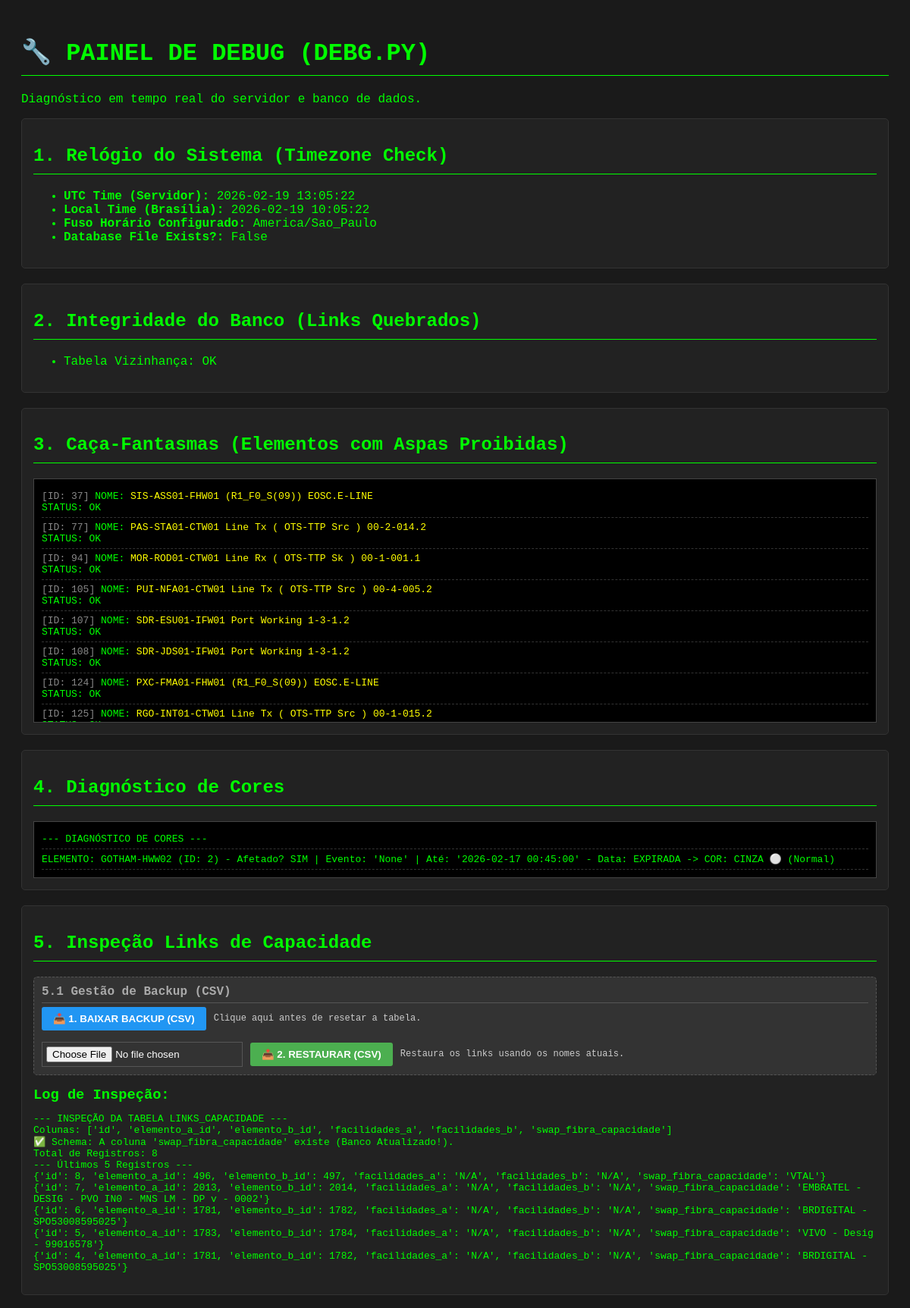
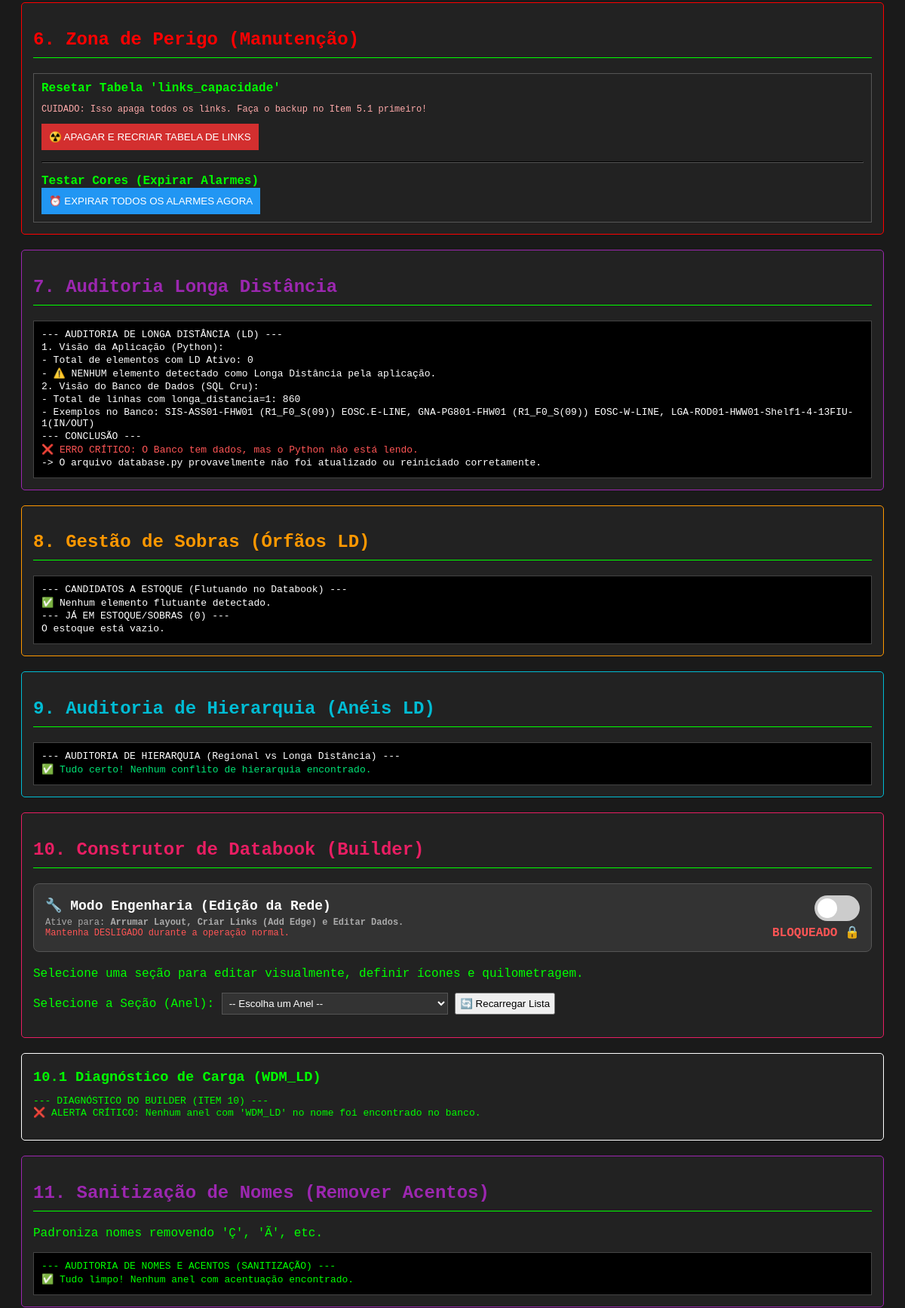
The page /debug_panel (upper part) on the database its author committed (2 pictures, top to bottom).
### tables this page shows
CREATE TABLE elementos (
            id INTEGER PRIMARY KEY AUTOINCREMENT,
            nome_elemento TEXT NOT NULL UNIQUE,
            nome_elemento_curto TEXT, -- NOVO: Versão truncada do nome
            gerencia_id INTEGER NOT NULL,
            detentor_site_id INTEGER,
            longa_distancia INTEGER DEFAULT 0, -- 0 para Não, 1 para Sim
            estado_atual_id INTEGER, esta_afetado INTEGER DEFAULT 0, afetado_ate DATETIME, site_id TEXT, sigla_cidade TEXT, cidade TEXT, uf TEXT, endereco TEXT, tipo_icone TEXT DEFAULT 'roadm', is_passive INTEGER DEFAULT 0, -- Estado atual do elemento
            FOREIGN KEY (gerencia_id) REFERENCES gerencias(id),
            FOREIGN KEY (detentor_site_id) REFERENCES detentores_site(id),
            FOREIGN KEY (estado_atual_id) REFERENCES estados_enlace(id)
        );

### app.py (the view)
@app.route('/debug_panel')
def debug_panel():
    time_info = debg.get_server_info()
    integrity_check = debg.check_broken_links()
    caracteres_proibidos = ["'", ",", ".", ":", "/"]
    suspeitos = []
    for char in caracteres_proibidos:
        resultado_busca = debg.inspect_element_raw(char)
        suspeitos.extend(resultado_busca)
    try:
        color_diagnosis = debg.diagnose_diagram_colors()
    except Exception as e:
        color_diagnosis = [f"Erro ao gerar diagnóstico: {str(e)}"]
    if color_diagnosis is None:
        color_diagnosis = ["A função retornou vazio (None). Verifique o debg.py."]
    try:
        link_inspection = debg.inspect_link_capacidade_table()
    except AttributeError:
        link_inspection = ["Erro: Função inspect_link_capacidade_table não encontrada no debg.py"]
    except Exception as e:
        link_inspection = [f"Erro ao inspecionar links: {str(e)}"]
    try:
        ld_audit = debg.audit_longa_distancia()
    except Exception as e:
        ld_audit = [f"Erro ao auditar LD: {str(e)}"]
    try:
        stock_audit = debg.audit_stock_orphans()
    except Exception as e:
        stock_audit = [f"Erro auditoria estoque: {e}"]
    try:
        hierarchy_audit = debg.audit_hierarchy()
    except Exception as e:
        hierarchy_audit = [f"Erro auditoria hierarquia: {e}"]
    try:
        loader_diag = debg.diagnose_item_10_loader()
    except:
        loader_diag = ["Erro no diagnóstico 10.1"]
    try:
        accent_audit = debg.audit_accents()
    except:
        accent_audit = ["Erro na auditoria de acentos"]
    try:
        routers_list = database.get_all_routers_debug()
    except Exception as e:
        print(f"Erro ao buscar routers debug: {e}")
        routers_list = [] # Evita quebrar a página se der erro no banco
    return render_template('debug_panel.html',
                           time_info=time_info,
                           integrity_check=integrity_check,
                           suspeitos=suspeitos,
                           color_diagnosis=color_diagnosis,
                           link_inspection=link_inspection,
                           ld_audit=ld_audit,
                           stock_audit=stock_audit,
                           hierarchy_audit=hierarchy_audit,
                           loader_diag=loader_diag,
                           accent_audit=accent_audit,
                           routers_list=routers_list) # <--- PASSANDO AQUI

### templates/debug_panel.html (shortened to what this page needs)
<!DOCTYPE html>
<html lang="pt-br">
<head>
</head>
<body>
    <h1>🔧 PAINEL DE DEBUG (DEBG.PY)</h1>
    <p>Diagnóstico em tempo real do servidor e banco de dados.</p>
    <div class="box">
        <h2>1. Relógio do Sistema (Timezone Check)</h2>
        <ul>{% for key, value in time_info.items() %}<li><strong>{{ key }}:</strong> {{ value }}</li>{% endfor %}</ul>
    </div>
    <div class="box">
        <h2>2. Integridade do Banco (Links Quebrados)</h2>
        <ul>{% for msg in integrity_check %}<li class="{{ 'alert' if 'ALERTA' in msg else '' }}">{{ msg }}</li>{% endfor %}</ul>
    </div>
    <div class="box">
        <h2>3. Caça-Fantasmas (Elementos com Aspas Proibidas)</h2>
        <div class="scroll-box">
            {% if suspeitos %}
                {% for item in suspeitos %}
                    <div style="border-bottom: 1px dashed #333; padding: 5px 0;">
                        <span style="color: #888;">[ID: {{ item['DADOS BRUTOS']['id'] }}]</span>
                        NOME: <span style="color: yellow;">{{ item['DADOS BRUTOS']['nome_elemento'] }}</span> <br>
                        STATUS: <span style="{{ 'color: #ff5555;' if 'PERIGO' in item['ANÁLISE'] else 'color: #00ff00;' }}">{{ item['ANÁLISE'] }}</span>
                    </div>
                {% endfor %}
            {% else %}
                <p style="color: #00e676; margin: 0;">✅ Nenhum elemento com aspas encontrado.</p>
            {% endif %}
        </div>
    </div>
    <div class="box">
        <h2>4. Diagnóstico de Cores</h2>
        <div class="scroll-box" style="max-height: 400px;">
            {% for line in color_diagnosis %}
                <div style="border-bottom: 1px dashed #333; padding: 5px 0; color: {{ '#ff5555' if 'NÃO VAI PINTAR' in line else '#ffff55' if 'LARANJA' in line else '#ff55ff' if 'VERMELHO' in line else '#00ff00' }};">
                </div>
            {% endfor %}
        </div>
    </div>
    <div class="box">
        <h2>5. Inspeção Links de Capacidade</h2>
        <div style="background: #333; padding: 10px; margin-bottom: 15px; border: 1px dashed #555; border-radius: 5px;">
            <h4 style="margin-top: 0; color: #aaa; border-bottom: 1px solid #555; padding-bottom: 5px;">5.1 Gestão de Backup (CSV)</h4>
            <div style="margin-bottom: 15px; display: flex; align-items: center; gap: 10px;">
                <a href="/debug/export_links_csv" style="text-decoration: none;">
                    <button style="background-color: #2196F3; color: white; border: none; padding: 8px 15px; font-weight: bold; border-radius: 3px;">
                    </button>
                </a>
                <span style="font-size: 12px; color: #ccc;">Clique aqui antes de resetar a tabela.</span>
            </div>
            <div style="display: flex; align-items: center; gap: 10px; flex-wrap: wrap;">
                <input type="file" id="csvLinksUpload" accept=".csv" style="color: #fff;">
                <button onclick="uploadLinksCsv()" style="background-color: #4CAF50; color: white; border: none; padding: 8px 15px; font-weight: bold; border-radius: 3px;">
                </button>
                <span style="font-size: 12px; color: #ccc;">Restaura os links usando os nomes atuais.</span>
            </div>
        </div>
        <h3>Log de Inspeção:</h3>
        <pre>{{ link_inspection | join('\n') }}</pre>
    </div>
    <div class="box" style="border-color: red;">
        <h2 style="color: red;">6. Zona de Perigo (Manutenção)</h2>
        <div style="border: 1px solid #555; padding: 10px; margin-top: 10px;">
            <strong>Resetar Tabela 'links_capacidade'</strong><br>
            <p style="color: #ffaaaa; font-size: 12px;">CUIDADO: Isso apaga todos os links. Faça o backup no Item 5.1 primeiro!</p>
            <button onclick="resetLinksTable()" style="background-color: #d32f2f; color: white; border: none; padding: 10px;">
            </button>
            <hr style="border-color: #555; margin: 15px 0;">
            <strong>Testar Cores (Expirar Alarmes)</strong><br>
            <button onclick="expireAlarms()" style="background-color: #2196F3; color: white; border: none; padding: 10px;">
            </button>
        </div>
    </div>
    <div class="box" style="border-color: #9c27b0;">
        <h2 style="color: #9c27b0;">7. Auditoria Longa Distância</h2>
        <div class="scroll-box">
            {% if ld_audit %}
                {% for line in ld_audit %}
                    <div style="margin-bottom: 2px; color: {{ '#00e676' if 'SUCESSO' in line else '#ff5555' if 'ERRO' in line or 'ALERTA' in line else '#fff' }};">
                    </div>
                {% endfor %}
            {% else %}
                <p>Nenhum dado de auditoria disponível.</p>
            {% endif %}
        </div>
    </div>
    <div class="box" style="border-color: #ff9800;">
        <h2 style="color: #ff9800;">8. Gestão de Sobras (Órfãos LD)</h2>
        <div class="scroll-box">
            {% if stock_audit %}
                {% for line in stock_audit %}
                    {% if 'ACTION_MOVE' in line %}
                        {% set parts = line.split('|') %}
                        <div style="margin-bottom: 5px; border-bottom: 1px dashed #444; padding: 3px;">
                            <span style="color: #ffcc00;">{{ parts[2] }}</span>
                            <button onclick="moveToStock({{ parts[1] }}, '{{ parts[2] }}')"
                                    style="margin-left: 10px; background: #e65100; color: white; border: none; padding: 2px 8px; border-radius: 3px;">
                                MOVER PARA ESTOQUE
                            </button>
                        </div>
                    {% else %}
                        <div style="margin-bottom: 2px; color: #fff;">{{ line }}</div>
                    {% endif %}
                {% endfor %}
            {% else %}
                <p>Nenhum dado de estoque disponível.</p>
            {% endif %}
        </div>
    </div>
    <div class="box" style="border-color: #00bcd4;">
        <h2 style="color: #00bcd4;">9. Auditoria de Hierarquia (Anéis LD)</h2>
        <div class="scroll-box">
            {% if hierarchy_audit %}
                {% for line in hierarchy_audit %}
                    {% if 'ACTION_FIX_HIERARCHY' in line %}
                        {% set parts = line.split('|') %}
                        <div style="margin-bottom: 5px; border-bottom: 1px dashed #444; padding: 5px;">
                            <span style="color: #ffcc00;">{{ parts[2] }}</span>
                            <span style="color: #888; font-size: 0.9em;">(Anel: {{ parts[3] }})</span>
                            <br>
                            <button onclick="fixHierarchy({{ parts[1] }}, '{{ parts[2] }}')"
                                    style="margin-top: 5px; background: #00bcd4; color: black; border: none; padding: 4px 10px; border-radius: 3px; font-weight: bold;">
                                🔧 CORRIGIR PARA LONGA DISTÂNCIA
                            </button>
                        </div>
                    {% else %}
                        <div style="margin-bottom: 2px; color: {{ '#ff5555' if 'ALERTA' in line else '#00e676' if 'Tudo certo' in line else '#fff' }};">
                        </div>
                    {% endif %}
                {% endfor %}
            {% else %}
                <p>Nenhum dado de auditoria disponível.</p>
            {% endif %}
        </div>
    </div>
    <div class="box" style="border-color: #e91e63;">
        <h2 style="color: #e91e63;">10. Construtor de Databook (Builder)</h2>
        <div style="background: #333; color: white; padding: 15px; border-radius: 8px; margin-bottom: 20px; border: 1px solid #555; display: flex; align-items: center; justify-content: space-between;">
            <div>
                <strong style="font-size: 18px;">🔧 Modo Engenharia (Edição da Rede)</strong>
                <p style="color: #aaa; margin: 5px 0 0 0; font-size: 12px;">
                    Ative para: <b>Arrumar Layout, Criar Links (Add Edge) e Editar Dados.</b><br>
                    <span style="color: #ff5555;">Mantenha DESLIGADO durante a operação normal.</span>
                </p>
            </div>
            <div style="text-align: right;">
                <label class="switch">
                    <span class="slider"></span>
                </label>
                <div id="engStatusText" style="font-weight: bold; margin-top: 5px; color: #ccc;">BLOQUEADO</div>
            </div>
        </div>
        <p>Selecione uma seção para editar visualmente, definir ícones e quilometragem.</p>
        <div style="margin-bottom: 15px;">
            <label>Selecione a Seção (Anel):</label>
            <select id="db_anel_selector" style="padding: 5px; width: 300px;" onchange="loadDatabookSection()">
                <option value="">-- Escolha um Anel --</option>
            </select>
            <button onclick="loadAneisList()" style="cursor: pointer; padding: 5px;">🔄 Recarregar Lista</button>
        </div>
    </div>
    <div class="box" style="border-color: #fff;">
        <h3>10.1 Diagnóstico de Carga (WDM_LD)</h3>
        <pre></pre>
    </div>
    <div class="box" style="border-color: #9c27b0;">
        <h2 style="color: #9c27b0;">11. Sanitização de Nomes (Remover Acentos)</h2>
        <p>Padroniza nomes removendo 'Ç', 'Ã', etc.</p>
        <div class="scroll-box">
            {% if accent_audit %}
                {% for line in accent_audit %}
                    {% if 'ACTION_FIX_ACCENT' in line %}
                        {% set parts = line.split('|') %}
                        <div style="margin-bottom: 5px; border-bottom: 1px dashed #444; padding: 5px; display:flex; justify-content:space-between; align-items:center;">
                            <div>
                                <span style="color: #ff5555; text-decoration: line-through;">{{ parts[2] }}</span>
                                ➡️
                                <span style="color: #00e676; font-weight:bold;">{{ parts[3] }}</span>
                            </div>
                            <button onclick="fixAccent({{ parts[1] }}, '{{ parts[3] }}')"
                                    style="background: #9c27b0; color: white; border: none; padding: 4px 10px; border-radius: 3px;">
                                LIMPAR
                            </button>
                        </div>
                    {% else %}
                        <div style="margin-bottom: 2px;">{{ line }}</div>
                    {% endif %}
                {% endfor %}
            {% endif %}
        </div>
    </div>
    <br>
</body>
</html>

### rows shown on the page
elementos: id "37", nome_elemento "SIS-ASS01-FHW01 (R1_F0_S(09)) EOSC.E-LINE"
elementos: id "77", nome_elemento "PAS-STA01-CTW01 Line Tx ( OTS-TTP Src ) 00-2-014.2"
elementos: id "94", nome_elemento "MOR-ROD01-CTW01 Line Rx ( OTS-TTP Sk ) 00-1-001.1"
elementos: id "105", nome_elemento "PUI-NFA01-CTW01 Line Tx ( OTS-TTP Src ) 00-4-005.2"
elementos: id "107", nome_elemento "SDR-ESU01-IFW01 Port Working 1-3-1.2"
elementos: id "108", nome_elemento "SDR-JDS01-IFW01 Port Working 1-3-1.2"
elementos: id "124", nome_elemento "PXC-FMA01-FHW01 (R1_F0_S(09)) EOSC.E-LINE"
elementos: id "125", nome_elemento "RGO-INT01-CTW01 Line Tx ( OTS-TTP Src ) 00-1-015.2"

### other values the page prints
{{ key }} "UTC Time (Servidor)" "Local Time (Brasília)" "Fuso Horário Configurado" "Database File Exists?"
{{ value }} "2026-02-19 13:05:22" "2026-02-19 10:05:22" "America/Sao_Paulo" "False"
{{ msg }} "Tabela Vizinhança: OK"
{{ item['ANÁLISE'] }} "OK" "OK" "OK" "OK" "OK" "OK" "OK"
